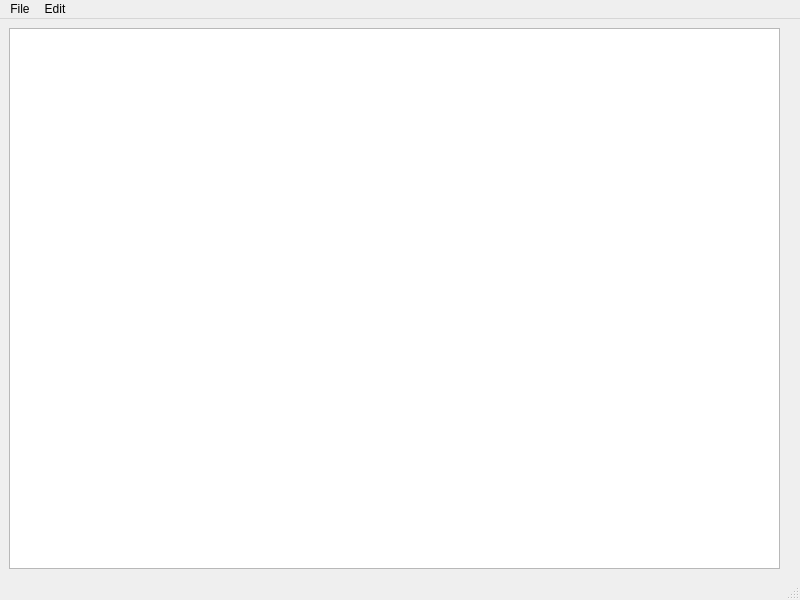
<?xml version="1.0" encoding="UTF-8"?>
<ui version="4.0">
 <class>MainWindow</class>
 <widget class="QMainWindow" name="MainWindow">
  <property name="geometry">
   <rect>
    <x>0</x>
    <y>0</y>
    <width>800</width>
    <height>600</height>
   </rect>
  </property>
  <property name="windowTitle">
   <string>MainWindow</string>
  </property>
  <widget class="QWidget" name="centralwidget">
   <widget class="QWidget" name="verticalLayoutWidget">
    <property name="geometry">
     <rect>
      <x>9</x>
      <y>9</y>
      <width>771</width>
      <height>541</height>
     </rect>
    </property>
    <layout class="QVBoxLayout" name="verticalLayout">
     <item>
      <widget class="QTextEdit" name="textEdit"/>
     </item>
    </layout>
   </widget>
  </widget>
  <widget class="QMenuBar" name="menubar">
   <property name="geometry">
    <rect>
     <x>0</x>
     <y>0</y>
     <width>800</width>
     <height>20</height>
    </rect>
   </property>
   <widget class="QMenu" name="menuFile">
    <property name="title">
     <string>File</string>
    </property>
    <addaction name="actionNew"/>
    <addaction name="actionOpen"/>
    <addaction name="actionSave"/>
    <addaction name="actionPrint"/>
    <addaction name="actionExit"/>
   </widget>
   <widget class="QMenu" name="menuEdit">
    <property name="title">
     <string>Edit</string>
    </property>
    <addaction name="actionUndo"/>
    <addaction name="actionRedo"/>
    <addaction name="actionCut"/>
    <addaction name="actionCopy"/>
    <addaction name="actionPaste"/>
   </widget>
   <addaction name="menuFile"/>
   <addaction name="menuEdit"/>
  </widget>
  <widget class="QStatusBar" name="statusbar"/>
  <action name="actionNew">
   <property name="text">
    <string>New</string>
   </property>
  </action>
  <action name="actionOpen">
   <property name="text">
    <string>Open</string>
   </property>
  </action>
  <action name="actionSave">
   <property name="text">
    <string>Save</string>
   </property>
  </action>
  <action name="actionPrint">
   <property name="text">
    <string>Print</string>
   </property>
  </action>
  <action name="actionUndo">
   <property name="text">
    <string>Undo</string>
   </property>
  </action>
  <action name="actionCut">
   <property name="text">
    <string>Cut</string>
   </property>
  </action>
  <action name="actionCopy">
   <property name="text">
    <string>Copy</string>
   </property>
  </action>
  <action name="actionPaste">
   <property name="text">
    <string>Paste</string>
   </property>
  </action>
  <action name="actionRedo">
   <property name="text">
    <string>Redo</string>
   </property>
  </action>
  <action name="actionExit">
   <property name="text">
    <string>Exit</string>
   </property>
  </action>
 </widget>
 <resources/>
 <connections/>
</ui>
